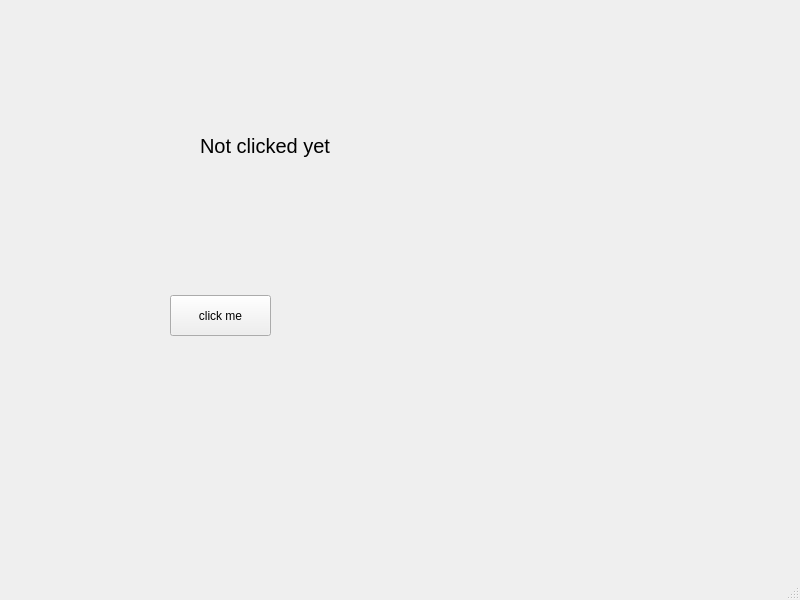
<?xml version="1.0" encoding="UTF-8"?>
<ui version="4.0">
 <class>MainWindow</class>
 <widget class="QMainWindow" name="MainWindow">
  <property name="geometry">
   <rect>
    <x>0</x>
    <y>0</y>
    <width>800</width>
    <height>600</height>
   </rect>
  </property>
  <property name="windowTitle">
   <string>MainWindow</string>
  </property>
  <widget class="QWidget" name="centralwidget">
   <widget class="QPushButton" name="pushButton">
    <property name="geometry">
     <rect>
      <x>170</x>
      <y>295</y>
      <width>101</width>
      <height>41</height>
     </rect>
    </property>
    <property name="text">
     <string>click me</string>
    </property>
   </widget>
   <widget class="QLabel" name="label">
    <property name="geometry">
     <rect>
      <x>200</x>
      <y>110</y>
      <width>131</width>
      <height>71</height>
     </rect>
    </property>
    <property name="font">
     <font>
      <pointsize>15</pointsize>
     </font>
    </property>
    <property name="text">
     <string>Not clicked yet</string>
    </property>
    <property name="scaledContents">
     <bool>false</bool>
    </property>
   </widget>
  </widget>
  <widget class="QMenuBar" name="menubar">
   <property name="geometry">
    <rect>
     <x>0</x>
     <y>0</y>
     <width>800</width>
     <height>33</height>
    </rect>
   </property>
  </widget>
  <widget class="QStatusBar" name="statusbar"/>
 </widget>
 <resources/>
 <connections/>
</ui>
